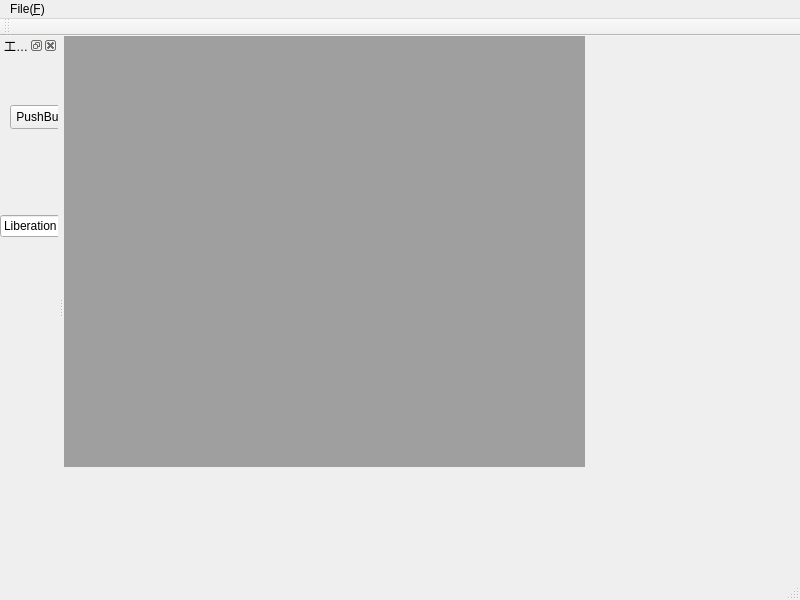
<?xml version="1.0" encoding="UTF-8"?>
<ui version="4.0">
 <class>MainWindow</class>
 <widget class="QMainWindow" name="MainWindow">
  <property name="geometry">
   <rect>
    <x>0</x>
    <y>0</y>
    <width>800</width>
    <height>600</height>
   </rect>
  </property>
  <property name="windowTitle">
   <string>MainWindow</string>
  </property>
  <widget class="QWidget" name="centralwidget">
   <widget class="QMdiArea" name="mdiArea">
    <property name="geometry">
     <rect>
      <x>0</x>
      <y>0</y>
      <width>521</width>
      <height>431</height>
     </rect>
    </property>
   </widget>
  </widget>
  <widget class="QMenuBar" name="menubar">
   <property name="geometry">
    <rect>
     <x>0</x>
     <y>0</y>
     <width>800</width>
     <height>22</height>
    </rect>
   </property>
   <widget class="QMenu" name="menu_F">
    <property name="title">
     <string>File(&amp;F)</string>
    </property>
    <addaction name="actionNew"/>
    <addaction name="actionDock"/>
   </widget>
   <addaction name="menu_F"/>
  </widget>
  <widget class="QStatusBar" name="statusbar"/>
  <widget class="QToolBar" name="toolBar">
   <property name="windowTitle">
    <string>toolBar</string>
   </property>
   <attribute name="toolBarArea">
    <enum>TopToolBarArea</enum>
   </attribute>
   <attribute name="toolBarBreak">
    <bool>false</bool>
   </attribute>
  </widget>
  <widget class="QDockWidget" name="dockWidget_2">
   <property name="windowTitle">
    <string>工具箱</string>
   </property>
   <attribute name="dockWidgetArea">
    <number>1</number>
   </attribute>
   <widget class="QWidget" name="dockWidgetContents_2">
    <widget class="QPushButton" name="pushButton">
     <property name="geometry">
      <rect>
       <x>10</x>
       <y>50</y>
       <width>75</width>
       <height>24</height>
      </rect>
     </property>
     <property name="text">
      <string>PushButton</string>
     </property>
    </widget>
    <widget class="QFontComboBox" name="fontComboBox">
     <property name="geometry">
      <rect>
       <x>0</x>
       <y>160</y>
       <width>226</width>
       <height>22</height>
      </rect>
     </property>
    </widget>
   </widget>
  </widget>
  <action name="actionNew">
   <property name="checkable">
    <bool>true</bool>
   </property>
   <property name="icon">
    <iconset resource="myimages.qrc">
     <normaloff>:/image/images/new.png</normaloff>:/image/images/new.png</iconset>
   </property>
   <property name="text">
    <string>New&amp;N</string>
   </property>
   <property name="shortcut">
    <string>Ctrl+N</string>
   </property>
  </action>
  <action name="actionDock">
   <property name="checkable">
    <bool>true</bool>
   </property>
   <property name="text">
    <string>Show Dock</string>
   </property>
  </action>
 </widget>
 <resources>
  <include location="myimages.qrc"/>
 </resources>
 <connections/>
</ui>
